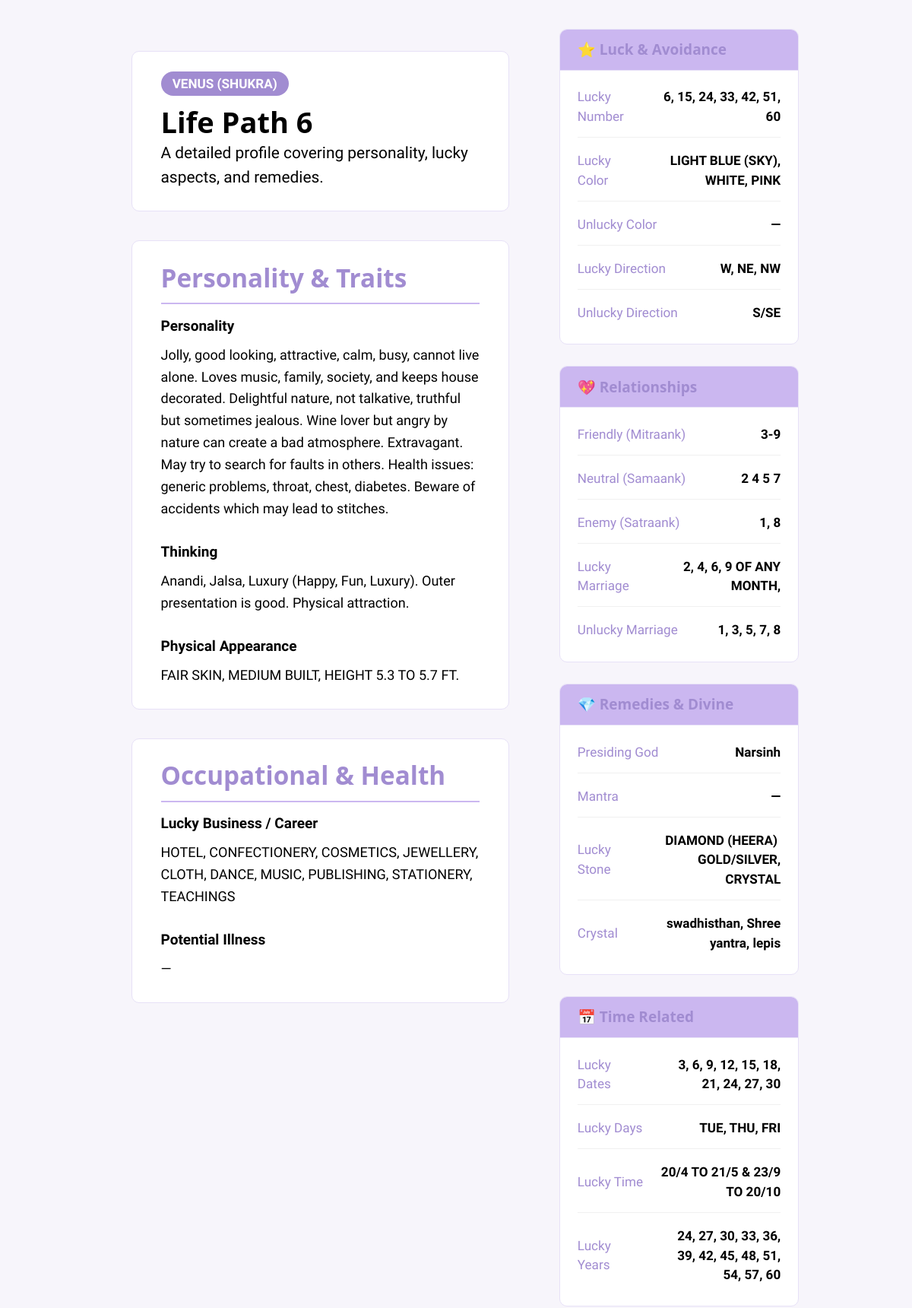
The page /numerology/details/life-path/6 (signed in, upper part) on the database as committed earlier.
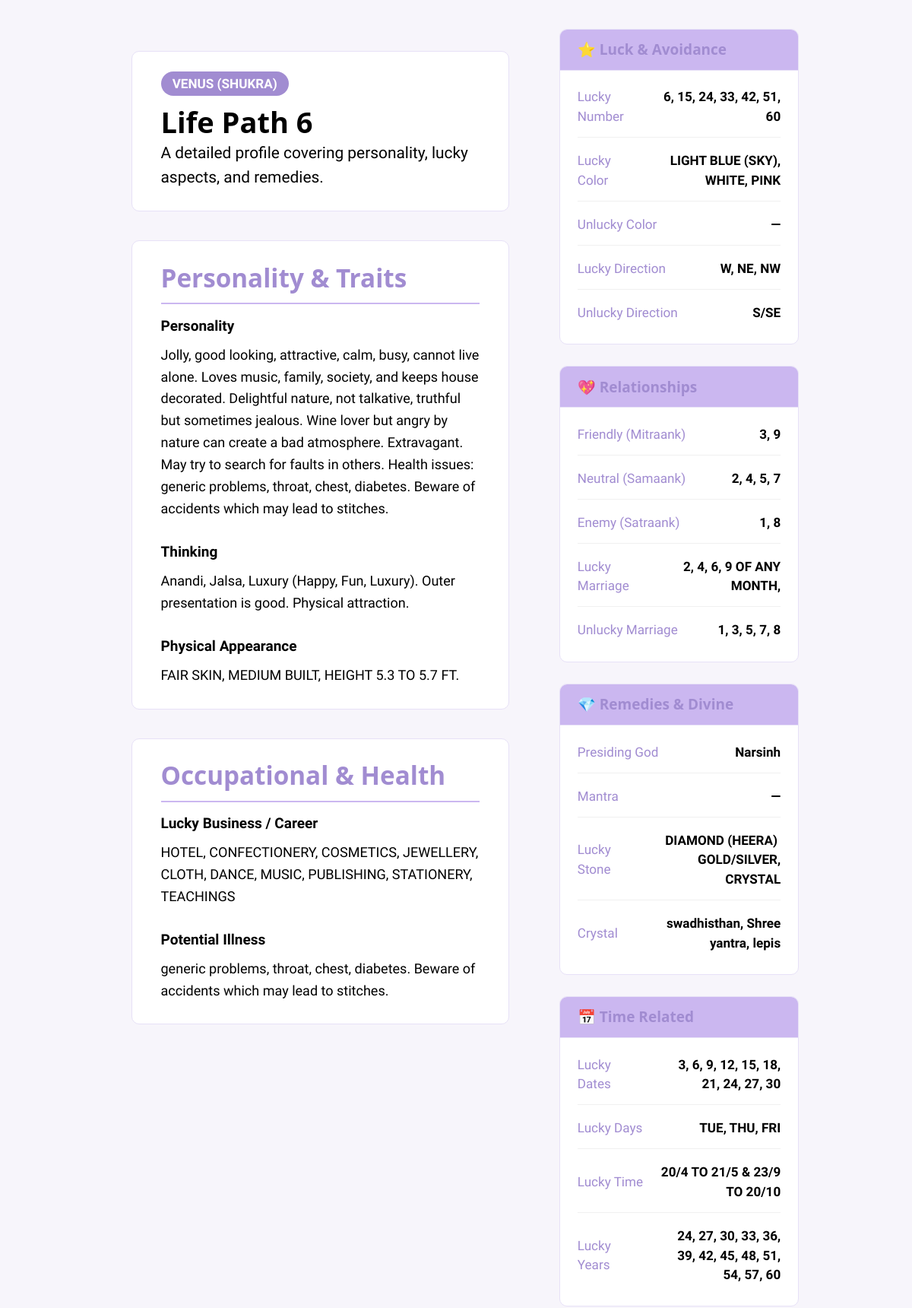
The same page on the database as committed later.
### numerology_app/models.py (models this page shows)
class LifePath(db.Model):
    __tablename__ = "life_path"
    id = db.Column(db.Integer, primary_key=True)
    number = db.Column(db.String(5), nullable=False, unique=True)
    lucky_date = db.Column(db.String(50))
    lucky_years = db.Column(db.String(100))
    lucky_time = db.Column(db.String(50))
    lucky_days = db.Column(db.String(50))
    lucky_no = db.Column(db.String(10))
    lucky_color = db.Column(db.String(50))
    unlucky_color = db.Column(db.String(50))
    lucky_direction = db.Column(db.String(50))
    unlucky_direction = db.Column(db.String(50))
    lucky_business = db.Column(db.Text)
    lucky_marriage = db.Column(db.Text)
    unlucky_marriage = db.Column(db.Text)
    mitraank = db.Column(db.String(10))
    samaank = db.Column(db.String(10))
    satraank = db.Column(db.String(10))
    personality = db.Column(db.Text)
    height = db.Column(db.String(50))
    thinking = db.Column(db.Text)
    planet = db.Column(db.String(50))
    illness = db.Column(db.Text)
    crystal = db.Column(db.String(50))
    mantra = db.Column(db.String(100))
    stone = db.Column(db.String(50))
    god = db.Column(db.String(50))

### numerology_app/routes/numerology_details.py (the view)
@numerology_details_bp.route("/life-path/<int:number>")
def life_path_detail(number):
    data = LifePath.query.filter_by(number=str(number)).first()
    return render_template("numerology/details/life_path.html", number=number, data=data)

### numerology_app/routes/numerology_details.py (called while the page is built)
@numerology_details_bp.before_request
def require_login():
    if "user" not in session:
        flash("You must be logged in to view this page.", "error")
        return redirect(url_for("auth.login"))

### numerology_app/templates/numerology/details/life_path.html (shortened to what this page needs)
{% extends "base.html" %}
{% block content %}
<div class="profile-container">
  <main class="profile-main">
    <div class="profile-header">
      <span class="planet-badge">{{ data.planet or "Unknown Planet" }}</span>
      <h1>Life Path {{ number }}</h1>
      <p>A detailed profile covering personality, lucky aspects, and remedies.</p>
    </div>
    <section class="profile-section">
      <h2>Personality & Traits</h2>
      <div class="description-block">
        <strong>Personality</strong>
        <p>{{ data.personality or "—" }}</p>
      </div>
      <div class="description-block">
        <strong>Thinking</strong>
        <p>{{ data.thinking or "—" }}</p>
      </div>
       <div class="description-block">
        <strong>Physical Appearance</strong>
        <p>{{ data.height or "—" }}</p>
      </div>
    </section>
    <section class="profile-section">
      <h2>Occupational & Health</h2>
      <div class="description-block">
        <strong>Lucky Business / Career</strong>
        <p>{{ data.lucky_business or "—" }}</p>
      </div>
      <div class="description-block">
        <strong>Potential Illness</strong>
        <p>{{ data.illness or "—" }}</p>
      </div>
    </section>
  </main>
  <aside class="profile-sidebar">
    <div class="sidebar-card">
      <h3>⭐ Luck & Avoidance</h3>
      <ul class="detail-list">
        <li><strong>Lucky Number</strong><span>{{ data.lucky_no or "—" }}</span></li>
        <li><strong>Lucky Color</strong><span>{{ data.lucky_color or "—" }}</span></li>
        <li><strong>Unlucky Color</strong><span>{{ data.unlucky_color or "—" }}</span></li>
        <li><strong>Lucky Direction</strong><span>{{ data.lucky_direction or "—" }}</span></li>
        <li><strong>Unlucky Direction</strong><span>{{ data.unlucky_direction or "—" }}</span></li>
      </ul>
    </div>
    <div class="sidebar-card">
      <h3>💖 Relationships</h3>
      <ul class="detail-list">
        <li><strong>Friendly (Mitraank)</strong><span>{{ data.mitraank or "—" }}</span></li>
        <li><strong>Neutral (Samaank)</strong><span>{{ data.samaank or "—" }}</span></li>
        <li><strong>Enemy (Satraank)</strong><span>{{ data.satraank or "—" }}</span></li>
        <li><strong>Lucky Marriage</strong><span>{{ data.lucky_marriage or "—" }}</span></li>
        <li><strong>Unlucky Marriage</strong><span>{{ data.unlucky_marriage or "—" }}</span></li>
      </ul>
    </div>
    <div class="sidebar-card">
      <h3>💎 Remedies & Divine</h3>
      <ul class="detail-list">
        <li><strong>Presiding God</strong><span>{{ data.god or "—" }}</span></li>
        <li><strong>Mantra</strong><span>{{ data.mantra or "—" }}</span></li>
        <li><strong>Lucky Stone</strong><span>{{ data.stone or "—" }}</span></li>
        <li><strong>Crystal</strong><span>{{ data.crystal or "—" }}</span></li>
      </ul>
    </div>
    <div class="sidebar-card">
      <h3>📅 Time Related</h3>
      <ul class="detail-list">
        <li><strong>Lucky Dates</strong><span>{{ data.lucky_date or "—" }}</span></li>
        <li><strong>Lucky Days</strong><span>{{ data.lucky_days or "—" }}</span></li>
        <li><strong>Lucky Time</strong><span>{{ data.lucky_time or "—" }}</span></li>
        <li><strong>Lucky Years</strong><span>{{ data.lucky_years or "—" }}</span></li>
      </ul>
    </div>
  </aside>
</div>
{% endblock %}

Rows that differ between the two databases and show on the page:
changed LifePath "FAIR SKIN, MEDIUM BUILT, HEIGHT 5.3 TO 5.7 FT.": illness "—" → "generic problems, throat, chest, diabetes. Beware of accidents which may lead to stitches."; mitraank "3-9" → "3, 9"; samaank "2 4 5 7" → "2, 4, 5, 7"
